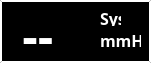
    <widget class="QWidget" name="SYS" native="true">
     <property name="geometry">
      <rect>
       <x>1120</x>
       <y>480</y>
       <width>151</width>
       <height>63</height>
      </rect>
     </property>
     <property name="palette">
      <palette>
       <active>
        <colorrole role="Button">
         <brush brushstyle="SolidPattern">
          <color alpha="255">
           <red>0</red>
           <green>0</green>
           <blue>0</blue>
          </color>
         </brush>
        </colorrole>
        <colorrole role="Base">
         <brush brushstyle="SolidPattern">
          <color alpha="255">
           <red>0</red>
           <green>0</green>
           <blue>0</blue>
          </color>
         </brush>
        </colorrole>
        <colorrole role="Window">
         <brush brushstyle="SolidPattern">
          <color alpha="255">
           <red>0</red>
           <green>0</green>
           <blue>0</blue>
          </color>
         </brush>
        </colorrole>
       </active>
       <inactive>
        <colorrole role="Button">
         <brush brushstyle="SolidPattern">
          <color alpha="255">
           <red>0</red>
           <green>0</green>
           <blue>0</blue>
          </color>
         </brush>
        </colorrole>
        <colorrole role="Base">
         <brush brushstyle="SolidPattern">
          <color alpha="255">
           <red>0</red>
           <green>0</green>
           <blue>0</blue>
          </color>
         </brush>
        </colorrole>
        <colorrole role="Window">
         <brush brushstyle="SolidPattern">
          <color alpha="255">
           <red>0</red>
           <green>0</green>
           <blue>0</blue>
          </color>
         </brush>
        </colorrole>
       </inactive>
       <disabled>
        <colorrole role="Button">
         <brush brushstyle="SolidPattern">
          <color alpha="255">
           <red>0</red>
           <green>0</green>
           <blue>0</blue>
          </color>
         </brush>
        </colorrole>
        <colorrole role="Base">
         <brush brushstyle="SolidPattern">
          <color alpha="255">
           <red>0</red>
           <green>0</green>
           <blue>0</blue>
          </color>
         </brush>
        </colorrole>
        <colorrole role="Window">
         <brush brushstyle="SolidPattern">
          <color alpha="255">
           <red>0</red>
           <green>0</green>
           <blue>0</blue>
          </color>
         </brush>
        </colorrole>
       </disabled>
      </palette>
     </property>
     <property name="styleSheet">
      <string notr="true">background-color: black;
border-style: outset;

border-width: 2px;

border-color: white;</string>
     </property>
     <widget class="QLabel" name="pres_sis">
      <property name="geometry">
       <rect>
        <x>10</x>
        <y>10</y>
        <width>91</width>
        <height>51</height>
       </rect>
      </property>
      <property name="palette">
       <palette>
        <active>
         <colorrole role="WindowText">
          <brush brushstyle="SolidPattern">
           <color alpha="255">
            <red>255</red>
            <green>255</green>
            <blue>255</blue>
           </color>
          </brush>
         </colorrole>
         <colorrole role="Button">
          <brush brushstyle="SolidPattern">
           <color alpha="0">
            <red>191</red>
            <green>64</green>
            <blue>64</blue>
           </color>
          </brush>
         </colorrole>
         <colorrole role="Base">
          <brush brushstyle="SolidPattern">
           <color alpha="0">
            <red>191</red>
            <green>64</green>
            <blue>64</blue>
           </color>
          </brush>
         </colorrole>
         <colorrole role="Window">
          <brush brushstyle="SolidPattern">
           <color alpha="0">
            <red>191</red>
            <green>64</green>
            <blue>64</blue>
           </color>
          </brush>
         </colorrole>
        </active>
        <inactive>
         <colorrole role="WindowText">
          <brush brushstyle="SolidPattern">
           <color alpha="255">
            <red>255</red>
            <green>255</green>
            <blue>255</blue>
           </color>
          </brush>
         </colorrole>
         <colorrole role="Button">
          <brush brushstyle="SolidPattern">
           <color alpha="0">
            <red>191</red>
            <green>64</green>
            <blue>64</blue>
           </color>
          </brush>
         </colorrole>
         <colorrole role="Base">
          <brush brushstyle="SolidPattern">
           <color alpha="0">
            <red>191</red>
            <green>64</green>
            <blue>64</blue>
           </color>
          </brush>
         </colorrole>
         <colorrole role="Window">
          <brush brushstyle="SolidPattern">
           <color alpha="0">
            <red>191</red>
            <green>64</green>
            <blue>64</blue>
           </color>
          </brush>
         </colorrole>
        </inactive>
        <disabled>
         <colorrole role="WindowText">
          <brush brushstyle="SolidPattern">
           <color alpha="255">
            <red>190</red>
            <green>190</green>
            <blue>190</blue>
           </color>
          </brush>
         </colorrole>
         <colorrole role="Button">
          <brush brushstyle="SolidPattern">
           <color alpha="0">
            <red>191</red>
            <green>64</green>
            <blue>64</blue>
           </color>
          </brush>
         </colorrole>
         <colorrole role="Base">
          <brush brushstyle="SolidPattern">
           <color alpha="0">
            <red>191</red>
            <green>64</green>
            <blue>64</blue>
           </color>
          </brush>
         </colorrole>
         <colorrole role="Window">
          <brush brushstyle="SolidPattern">
           <color alpha="0">
            <red>191</red>
            <green>64</green>
            <blue>64</blue>
           </color>
          </brush>
         </colorrole>
        </disabled>
       </palette>
      </property>
      <property name="font">
       <font>
        <family>Ubuntu Condensed</family>
        <pointsize>36</pointsize>
        <weight>75</weight>
        <bold>true</bold>
       </font>
      </property>
      <property name="cursor">
       <cursorShape>BlankCursor</cursorShape>
      </property>
      <property name="styleSheet">
       <string notr="true">background-color: rgba(191, 64, 64, 0);
    border:none;</string>
      </property>
      <property name="text">
       <string> --</string>
      </property>
     </widget>
     <widget class="QLabel" name="pres_sis_label">
      <property name="geometry">
       <rect>
        <x>100</x>
        <y>30</y>
        <width>41</width>
        <height>20</height>
       </rect>
      </property>
      <property name="palette">
       <palette>
        <active>
         <colorrole role="WindowText">
          <brush brushstyle="SolidPattern">
           <color alpha="255">
            <red>255</red>
            <green>255</green>
            <blue>255</blue>
           </color>
          </brush>
         </colorrole>
         <colorrole role="Button">
          <brush brushstyle="SolidPattern">
           <color alpha="0">
            <red>191</red>
            <green>64</green>
            <blue>64</blue>
           </color>
          </brush>
         </colorrole>
         <colorrole role="Text">
          <brush brushstyle="SolidPattern">
           <color alpha="255">
            <red>204</red>
            <green>0</green>
            <blue>0</blue>
           </color>
          </brush>
         </colorrole>
         <colorrole role="Base">
          <brush brushstyle="SolidPattern">
           <color alpha="0">
            <red>191</red>
            <green>64</green>
            <blue>64</blue>
           </color>
          </brush>
         </colorrole>
         <colorrole role="Window">
          <brush brushstyle="SolidPattern">
           <color alpha="0">
            <red>191</red>
            <green>64</green>
            <blue>64</blue>
           </color>
          </brush>
         </colorrole>
         <colorrole role="PlaceholderText">
          <brush brushstyle="NoBrush">
           <color alpha="128">
            <red>204</red>
            <green>0</green>
            <blue>0</blue>
           </color>
          </brush>
         </colorrole>
        </active>
        <inactive>
         <colorrole role="WindowText">
          <brush brushstyle="SolidPattern">
           <color alpha="255">
            <red>255</red>
            <green>255</green>
            <blue>255</blue>
           </color>
          </brush>
         </colorrole>
         <colorrole role="Button">
          <brush brushstyle="SolidPattern">
           <color alpha="0">
            <red>191</red>
            <green>64</green>
            <blue>64</blue>
           </color>
          </brush>
         </colorrole>
         <colorrole role="Text">
          <brush brushstyle="SolidPattern">
           <color alpha="255">
            <red>204</red>
            <green>0</green>
            <blue>0</blue>
           </color>
          </brush>
         </colorrole>
         <colorrole role="Base">
          <brush brushstyle="SolidPattern">
           <color alpha="0">
            <red>191</red>
            <green>64</green>
            <blue>64</blue>
           </color>
          </brush>
         </colorrole>
         <colorrole role="Window">
          <brush brushstyle="SolidPattern">
           <color alpha="0">
            <red>191</red>
            <green>64</green>
            <blue>64</blue>
           </color>
          </brush>
         </colorrole>
         <colorrole role="PlaceholderText">
          <brush brushstyle="NoBrush">
           <color alpha="128">
            <red>204</red>
            <green>0</green>
            <blue>0</blue>
           </color>
          </brush>
         </colorrole>
        </inactive>
        <disabled>
         <colorrole role="WindowText">
          <brush brushstyle="SolidPattern">
           <color alpha="255">
            <red>190</red>
            <green>190</green>
            <blue>190</blue>
           </color>
          </brush>
         </colorrole>
         <colorrole role="Button">
          <brush brushstyle="SolidPattern">
           <color alpha="0">
            <red>191</red>
            <green>64</green>
            <blue>64</blue>
           </color>
          </brush>
         </colorrole>
         <colorrole role="Text">
          <brush brushstyle="SolidPattern">
           <color alpha="255">
            <red>190</red>
            <green>190</green>
            <blue>190</blue>
           </color>
          </brush>
         </colorrole>
         <colorrole role="Base">
          <brush brushstyle="SolidPattern">
           <color alpha="0">
            <red>191</red>
            <green>64</green>
            <blue>64</blue>
           </color>
          </brush>
         </colorrole>
         <colorrole role="Window">
          <brush brushstyle="SolidPattern">
           <color alpha="0">
            <red>191</red>
            <green>64</green>
            <blue>64</blue>
           </color>
          </brush>
         </colorrole>
         <colorrole role="PlaceholderText">
          <brush brushstyle="NoBrush">
           <color alpha="128">
            <red>204</red>
            <green>0</green>
            <blue>0</blue>
           </color>
          </brush>
         </colorrole>
        </disabled>
       </palette>
      </property>
      <property name="font">
       <font>
        <family>Ubuntu Condensed</family>
        <pointsize>12</pointsize>
        <weight>75</weight>
        <bold>true</bold>
       </font>
      </property>
      <property name="cursor">
       <cursorShape>BlankCursor</cursorShape>
      </property>
      <property name="styleSheet">
       <string notr="true">background-color: rgba(191, 64, 64, 0);
    border:none;</string>
      </property>
      <property name="text">
       <string>mmHg</string>
      </property>
     </widget>
     <widget class="QLabel" name="pres_sis_label_3">
      <property name="geometry">
       <rect>
        <x>100</x>
        <y>10</y>
        <width>21</width>
        <height>16</height>
       </rect>
      </property>
      <property name="palette">
       <palette>
        <active>
         <colorrole role="WindowText">
          <brush brushstyle="SolidPattern">
           <color alpha="255">
            <red>255</red>
            <green>255</green>
            <blue>255</blue>
           </color>
          </brush>
         </colorrole>
         <colorrole role="Button">
          <brush brushstyle="SolidPattern">
           <color alpha="0">
            <red>191</red>
            <green>64</green>
            <blue>64</blue>
           </color>
          </brush>
         </colorrole>
         <colorrole role="Text">
          <brush brushstyle="SolidPattern">
           <color alpha="255">
            <red>204</red>
            <green>0</green>
            <blue>0</blue>
           </color>
          </brush>
         </colorrole>
         <colorrole role="Base">
          <brush brushstyle="SolidPattern">
           <color alpha="0">
            <red>191</red>
            <green>64</green>
            <blue>64</blue>
           </color>
          </brush>
         </colorrole>
         <colorrole role="Window">
          <brush brushstyle="SolidPattern">
           <color alpha="0">
            <red>191</red>
            <green>64</green>
            <blue>64</blue>
           </color>
          </brush>
         </colorrole>
         <colorrole role="PlaceholderText">
          <brush brushstyle="NoBrush">
           <color alpha="128">
            <red>204</red>
            <green>0</green>
            <blue>0</blue>
           </color>
          </brush>
         </colorrole>
        </active>
        <inactive>
         <colorrole role="WindowText">
          <brush brushstyle="SolidPattern">
           <color alpha="255">
            <red>255</red>
            <green>255</green>
            <blue>255</blue>
           </color>
          </brush>
         </colorrole>
         <colorrole role="Button">
          <brush brushstyle="SolidPattern">
           <color alpha="0">
            <red>191</red>
            <green>64</green>
            <blue>64</blue>
           </color>
          </brush>
         </colorrole>
         <colorrole role="Text">
          <brush brushstyle="SolidPattern">
           <color alpha="255">
            <red>204</red>
            <green>0</green>
            <blue>0</blue>
           </color>
          </brush>
         </colorrole>
         <colorrole role="Base">
          <brush brushstyle="SolidPattern">
           <color alpha="0">
            <red>191</red>
            <green>64</green>
            <blue>64</blue>
           </color>
          </brush>
         </colorrole>
         <colorrole role="Window">
          <brush brushstyle="SolidPattern">
           <color alpha="0">
            <red>191</red>
            <green>64</green>
            <blue>64</blue>
           </color>
          </brush>
         </colorrole>
         <colorrole role="PlaceholderText">
          <brush brushstyle="NoBrush">
           <color alpha="128">
            <red>204</red>
            <green>0</green>
            <blue>0</blue>
           </color>
          </brush>
         </colorrole>
        </inactive>
        <disabled>
         <colorrole role="WindowText">
          <brush brushstyle="SolidPattern">
           <color alpha="255">
            <red>190</red>
            <green>190</green>
            <blue>190</blue>
           </color>
          </brush>
         </colorrole>
         <colorrole role="Button">
          <brush brushstyle="SolidPattern">
           <color alpha="0">
            <red>191</red>
            <green>64</green>
            <blue>64</blue>
           </color>
          </brush>
         </colorrole>
         <colorrole role="Text">
          <brush brushstyle="SolidPattern">
           <color alpha="255">
            <red>190</red>
            <green>190</green>
            <blue>190</blue>
           </color>
          </brush>
         </colorrole>
         <colorrole role="Base">
          <brush brushstyle="SolidPattern">
           <color alpha="0">
            <red>191</red>
            <green>64</green>
            <blue>64</blue>
           </color>
          </brush>
         </colorrole>
         <colorrole role="Window">
          <brush brushstyle="SolidPattern">
           <color alpha="0">
            <red>191</red>
            <green>64</green>
            <blue>64</blue>
           </color>
          </brush>
         </colorrole>
         <colorrole role="PlaceholderText">
          <brush brushstyle="NoBrush">
           <color alpha="128">
            <red>204</red>
            <green>0</green>
            <blue>0</blue>
           </color>
          </brush>
         </colorrole>
        </disabled>
       </palette>
      </property>
      <property name="font">
       <font>
        <family>Ubuntu Condensed</family>
        <pointsize>12</pointsize>
        <weight>75</weight>
        <bold>true</bold>
       </font>
      </property>
      <property name="cursor">
       <cursorShape>BlankCursor</cursorShape>
      </property>
      <property name="styleSheet">
       <string notr="true">background-color: rgba(191, 64, 64, 0);
    border:none;</string>
      </property>
      <property name="text">
       <string>Sys.</string>
      </property>
     </widget>
    </widget>
